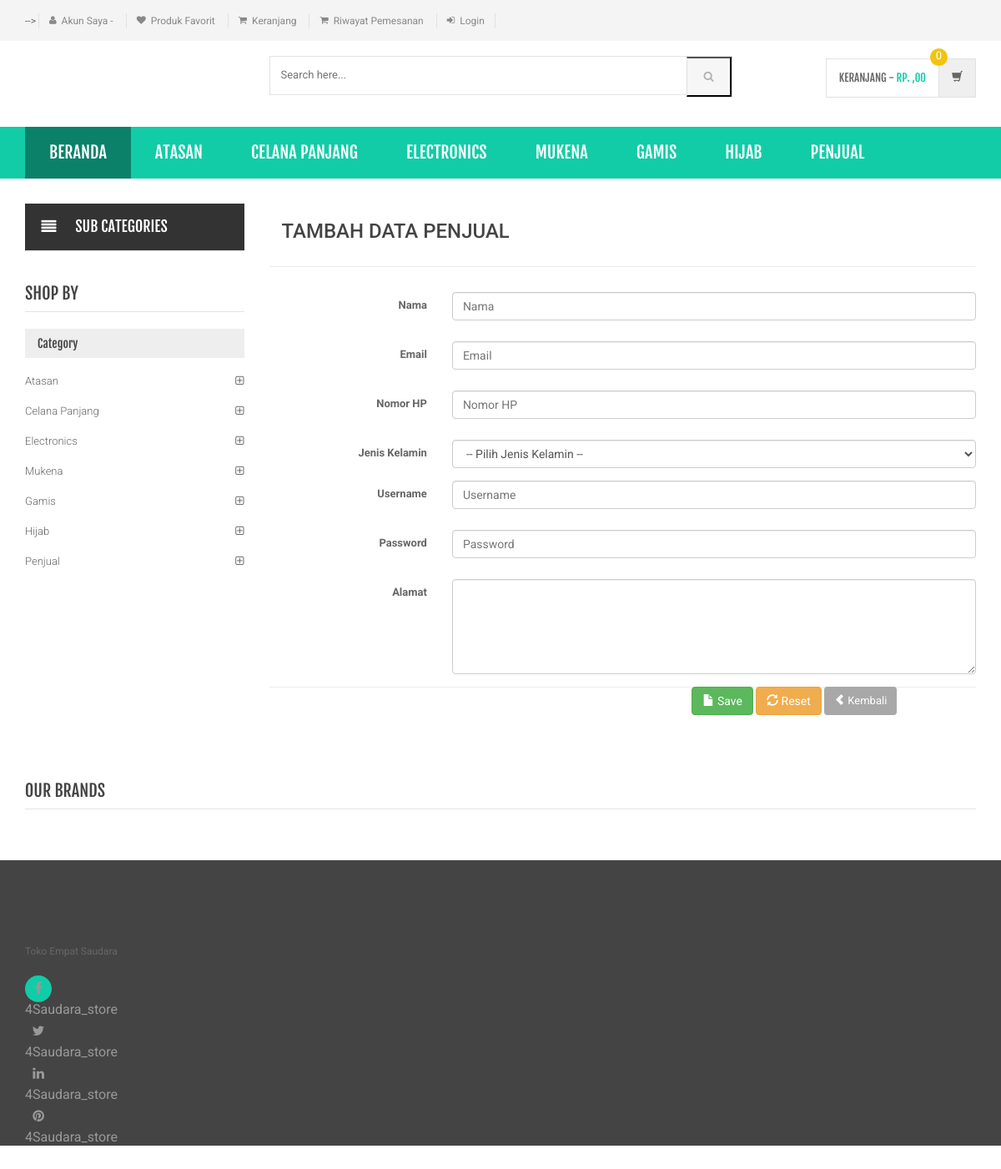
The app's page /reseller_add.php with its own data.
### tables this page shows
CREATE TABLE `category` (
  `id` int(11) NOT NULL,
  `categoryName` varchar(255) DEFAULT NULL,
  `categoryDescription` longtext DEFAULT NULL,
  `creationDate` timestamp NOT NULL DEFAULT current_timestamp(),
  `updationDate` varchar(255) DEFAULT NULL
);

### reseller_add.php (the view, shortened to what this page needs)
  <?php
include('includes/config.php');
?>
<!DOCTYPE html>
<html lang="en">
<head>
	<link rel="stylesheet" href="assets/css/bootstrap.min.css">
	<link href="assets/datatables/css/dataTables.bootstrap.min.css" rel="stylesheet">
	<link rel="stylesheet" href="assets/css/main.css">
	<link rel="stylesheet" href="assets/css/green.css">
	<link rel="stylesheet" href="assets/css/owl.carousel.css">
	<link rel="stylesheet" href="assets/css/owl.transitions.css">
	<link href="assets/css/lightbox.css" rel="stylesheet">
	<link rel="stylesheet" href="assets/css/animate.min.css">
	<link rel="stylesheet" href="assets/css/rateit.css">
	<link rel="stylesheet" href="assets/css/bootstrap-select.min.css">
	<link rel="stylesheet" href="assets/css/config.css">
	<link href="assets/css/green.css" rel="alternate stylesheet" title="Green color">
	<link href="assets/css/blue.css" rel="alternate stylesheet" title="Blue color">
	<link href="assets/css/red.css" rel="alternate stylesheet" title="Red color">
	<link href="assets/css/orange.css" rel="alternate stylesheet" title="Orange color">
	<link href="assets/css/dark-green.css" rel="alternate stylesheet" title="Darkgreen color">
	<link rel="stylesheet" href="assets/css/font-awesome.min.css">
	</head>
	<body class="cnt-home">
		<header class="header-style-1">
			<?php include('includes/top-header.php');?>
			<?php include('includes/main-header.php');?>
			<?php include('includes/menu-bar.php');?>
		</header>
	<div class="body-content outer-top-xs">
		<div class='container'>
			<div class='row outer-bottom-sm'>
				<div class='col-md-3 sidebar'>
					<div class="side-menu animate-dropdown outer-bottom-xs">
						<div class="side-menu animate-dropdown outer-bottom-xs">
							<div class="head"><i class="icon fa fa-align-justify fa-fw"></i>Sub Categories</div>
							<nav class="yamm megamenu-horizontal" role="navigation">
								<ul class="nav">
									<li class="dropdown menu-item">
										</li>
									</ul>
								</nav>
							</div>
						</div>
						<div class="sidebar-module-container">
							<h3 class="section-title">shop by</h3>
							<div class="sidebar-filter">
								<div class="sidebar-widget wow fadeInUp outer-bottom-xs ">
									<div class="widget-header m-t-20">
										<h4 class="widget-title">Category</h4>
									</div>
									<div class="sidebar-widget-body m-t-10">
										<?php $sql=mysqli_query($con,"select id,categoryName  from category");
										while($row=mysqli_fetch_array($sql))
										{
											?>
											<div class="accordion">
												<div class="accordion-group">
													<div class="accordion-heading">
														<a href="category.php?cid=<?php echo $row['id'];?>"  class="accordion-toggle collapsed">
															<?php echo $row['categoryName'];?>
														</a>
													</div>
												</div>
											</div>
										<?php } ?>
									</div>
								</div>
							</div>
						</div>
					</div>
					<div class='col-md-9'>
						<div class="row">
							<div class="col-md-12">
								<div class="col-md-6">
									<h3>TAMBAH DATA PENJUAL</h3>
								</div>
								<div class="col-md-6">
								</div>
							</div>
						</div>
						<br />
						<div class="search-result-container">
							<div id="myTabContent" class="tab-content">
								<div class="tab-pane active " id="grid-container">
									<div class="category-product  inner-top-vs">
										<form id="form" class="form-horizontal" action="action_reseller_add.php" method="post">
											<div class="form-body">
												<div class="form-group">
													<label class="control-label col-md-3">Nama</label>
													<div class="col-md-9">
														<input name="nama" id="nama" placeholder="Nama" class="form-control" type="text" required>
													</div>
												</div>
											</div>
											<div class="form-body">
												<div class="form-group">
													<label class="control-label col-md-3">Email</label>
													<div class="col-md-9">
														<input name="email" id="email" placeholder="Email" class="form-control" type="text" required>
													</div>
												</div>
											</div>
											<div class="form-body">
												<div class="form-group">
													<label class="control-label col-md-3">Nomor HP</label>
													<div class="col-md-9">
														<input name="noHP" id="noHP" placeholder="Nomor HP" class="form-control" type="text" required>
													</div>
												</div>
											</div>
											<div class="form-group">
												<label class="control-label col-md-3">Jenis Kelamin</label>
												<div class="col-md-9">
													<select data-placeholder="Pilih Jenis Kelamin" name="jeniskelamin" id="jeniskelamin" class="form-control" required>
														<option value="">-- Pilih Jenis Kelamin --</option>
													</select>
												</div>
											</div>
											<div class="form-body">
												<div class="form-group">
													<label class="control-label col-md-3">Username</label>
													<div class="col-md-9">
														<input name="username" id="username" placeholder="Username" class="form-control" type="text" required>
													</div>
												</div>
											</div>
											<div class="form-body">
												<div class="form-group">
													<label class="control-label col-md-3">Password</label>
													<div class="col-md-9">
														<input name="password" id="password" placeholder="Password" class="form-control" type="password" required>
													</div>
												</div>
											</div>
											<div class="form-body">
												<div class="form-group">
													<label class="control-label col-md-3">Alamat</label>
													<div class="col-md-9">
														<textarea rows="5" cols="40" class="form-control" name="alamat" required></textarea>
													</div>
												</div>
											</div>
											<div class="col-md-12">
												<div class="col-md-7">
												</div>
												<div class="col-md-5">
													<button type="submit" id="btnSave" class="btn btn-success"><font color="white"><i class="glyphicon glyphicon-file"></i> Save</font></button>
													<button type="reset" id="btnSave" class="btn btn-warning"><i class="glyphicon glyphicon-refresh"></i> Reset</button>
													<a href="reseller.php" type="button" class="btn btn-primary" ><font color="white"><i class="glyphicon glyphicon-chevron-left"></i> Kembali</font></a>
												</div>
											</div>
										</form>
									</div>
								</div>
							</div>
						</div>
					</div>
				</div>
				<?php include('includes/brands-slider.php');?>
			</div>
		</div>
		<?php include('includes/footer.php');?>
	</body>
	</html>

### includes/menu-bar.php (shortened to what this page needs)
<div class="header-nav animate-dropdown">
    <div class="container">
        <div class="yamm navbar navbar-default" role="navigation">
            <div class="nav-bg-class">
                <div class="navbar-collapse collapse" id="mc-horizontal-menu-collapse">
	<div class="nav-outer">
		<ul class="nav navbar-nav">
			<li class="active dropdown yamm-fw">
				<a href="index.php" data-hover="dropdown" class="dropdown-toggle">Beranda</a>
			</li>
              <?php $sql=mysqli_query($con,"select id,categoryName from category where id!= 9 limit 6");
while($row=mysqli_fetch_array($sql))
{
    ?>
			<li class="dropdown yamm">
				<a href="category.php?cid=<?php echo $row['id'];?>"> <?php echo $row['categoryName'];?></a>
			</li>
			<?php } ?>
            <li class="dropdown yamm">
                <a href="reseller.php?cid=9">PENJUAL</a>
            </li>
		</ul>
		<div class="clearfix"></div>
	</div>
</div>
            </div>
        </div>
    </div>
</div>

### assets/css/green.css (style rules this page uses)
body { background-color:#fff; color:#666; }
h1, h2, h3, h4, h5, h6 { color:#444; }
a, a:visited { color:#C1392B; }

### assets/css/lightbox.css (style rules this page uses)
body:after { content: url(../images/close.png) url(../images/loading.gif) url(../images/prev.png) url(../images/next.png); display: none; }

### assets/css/blue.css (style rules this page uses)
a { color: #3498db; }
.header-style-1 .header-nav { background: #3498db; }
.cnt-home .header-style-1 .header-nav .navbar .navbar-nav > li.active { background: #1d6ca1; }
.sidebar .sidebar-module-container .sidebar-widget .sidebar-widget-body .accordion .accordion-group .accordion-heading .accordion-toggle, .sidebar .sidebar-module-container .sidebar-widget .sidebar-widget-body .accordion .accordion-group .accordion-heading .accordion-toggle:hover, .sidebar .sidebar-module-container .sidebar-widget .sidebar-widget-body .accordion .accordion-group .accordion-heading .accordion-toggle:focus, .sidebar .sidebar-module-container .sidebar-widget .sidebar-widget-body .accordion .accordion-group .accordion-heading .accordion-toggle:after { color: #3498db; }

### assets/css/red.css (style rules this page uses)
a { color: #ff6c6c; }
.header-style-1 .header-nav { background: #ff6c6c; }
.cnt-home .header-style-1 .header-nav .navbar .navbar-nav > li.active { background: #ff1a1a; }
.sidebar .sidebar-module-container .sidebar-widget .sidebar-widget-body .accordion .accordion-group .accordion-heading .accordion-toggle, .sidebar .sidebar-module-container .sidebar-widget .sidebar-widget-body .accordion .accordion-group .accordion-heading .accordion-toggle:hover, .sidebar .sidebar-module-container .sidebar-widget .sidebar-widget-body .accordion .accordion-group .accordion-heading .accordion-toggle:focus, .sidebar .sidebar-module-container .sidebar-widget .sidebar-widget-body .accordion .accordion-group .accordion-heading .accordion-toggle:after { color: #ff6c6c; }

### assets/css/orange.css (style rules this page uses)
a { color: #f39c12; }
.header-style-1 .header-nav { background: #f39c12; }
.cnt-home .header-style-1 .header-nav .navbar .navbar-nav > li.active { background: #ab6c09; }
.sidebar .sidebar-module-container .sidebar-widget .sidebar-widget-body .accordion .accordion-group .accordion-heading .accordion-toggle, .sidebar .sidebar-module-container .sidebar-widget .sidebar-widget-body .accordion .accordion-group .accordion-heading .accordion-toggle:hover, .sidebar .sidebar-module-container .sidebar-widget .sidebar-widget-body .accordion .accordion-group .accordion-heading .accordion-toggle:focus, .sidebar .sidebar-module-container .sidebar-widget .sidebar-widget-body .accordion .accordion-group .accordion-heading .accordion-toggle:after { color: #f39c12; }

### assets/css/dark-green.css (style rules this page uses)
body { background-color:#fff; color:#666; }
h1, h2, h3, h4, h5, h6 { color:#444; }
a, a:visited { color:#C1392B; }

### records on screen
category: categoryName "ATASAN", categoryName "Atasan"
category: categoryName "CELANA PANJANG", categoryName "Celana Panjang"
category: categoryName "ELECTRONICS", categoryName "Electronics"
category: categoryName "MUKENA", categoryName "Mukena"
category: categoryName "GAMIS", categoryName "Gamis"
category: categoryName "HIJAB", categoryName "Hijab"
category: categoryName "Penjual"
